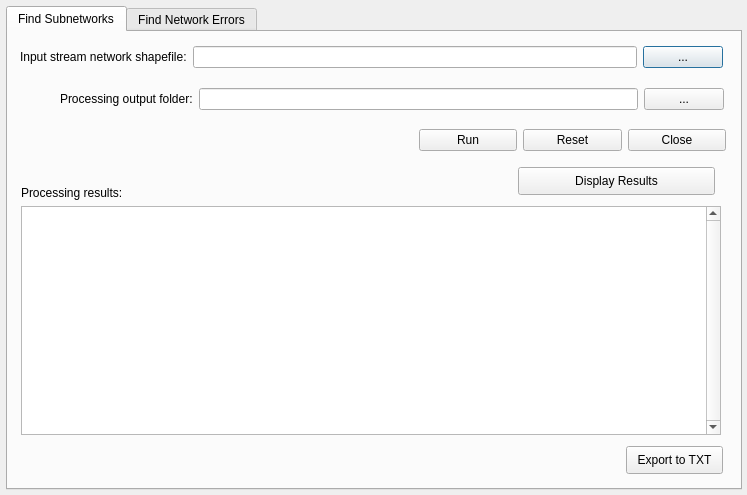
<?xml version="1.0" encoding="UTF-8"?>
<ui version="4.0">
 <class>GNATDialogBase</class>
 <widget class="QDialog" name="GNATDialogBase">
  <property name="geometry">
   <rect>
    <x>0</x>
    <y>0</y>
    <width>747</width>
    <height>495</height>
   </rect>
  </property>
  <property name="windowTitle">
   <string>GNaT</string>
  </property>
  <widget class="QTabWidget" name="tabWidget">
   <property name="geometry">
    <rect>
     <x>6</x>
     <y>6</y>
     <width>736</width>
     <height>484</height>
    </rect>
   </property>
   <property name="currentIndex">
    <number>0</number>
   </property>
   <widget class="QWidget" name="FindSubnetworks">
    <attribute name="title">
     <string>Find Subnetworks</string>
    </attribute>
    <widget class="QWidget" name="layoutWidget">
     <property name="geometry">
      <rect>
       <x>12</x>
       <y>9</y>
       <width>703</width>
       <height>32</height>
      </rect>
     </property>
     <layout class="QHBoxLayout" name="horizontalLayout_2">
      <item>
       <widget class="QLabel" name="lblInput_2">
        <property name="text">
         <string>Input stream network shapefile:</string>
        </property>
       </widget>
      </item>
      <item>
       <layout class="QHBoxLayout" name="horizontalLayout_7">
        <item>
         <widget class="QLineEdit" name="txtInputNetwork_2">
          <property name="toolTip">
           <string>Shapefile representing a stream network which serves as the primary input for the Build Network tool.</string>
          </property>
         </widget>
        </item>
        <item>
         <widget class="QPushButton" name="btnBrowseInput_2">
          <property name="text">
           <string>...</string>
          </property>
         </widget>
        </item>
       </layout>
      </item>
     </layout>
    </widget>
    <widget class="QWidget" name="layoutWidget_2">
     <property name="geometry">
      <rect>
       <x>52</x>
       <y>51</y>
       <width>664</width>
       <height>32</height>
      </rect>
     </property>
     <layout class="QHBoxLayout" name="horizontalLayout_9">
      <item>
       <widget class="QLabel" name="lblOutput_2">
        <property name="focusPolicy">
         <enum>Qt::StrongFocus</enum>
        </property>
        <property name="text">
         <string>Processing output folder:</string>
        </property>
       </widget>
      </item>
      <item>
       <layout class="QHBoxLayout" name="horizontalLayout_10">
        <item>
         <widget class="QLineEdit" name="txtOutputFolder_2">
          <property name="toolTip">
           <string>&lt;html&gt;&lt;head/&gt;&lt;body&gt;&lt;p&gt;A folder or directory which where tool outputs will be written. The outputs include:&lt;/p&gt;&lt;p&gt;- stream network line shapefile, with network IDs added as a new attribute field&lt;/p&gt;&lt;p&gt;- stream network nodes point shapefile, representing nodes within the network&lt;/p&gt;&lt;/body&gt;&lt;/html&gt;</string>
          </property>
         </widget>
        </item>
        <item>
         <widget class="QPushButton" name="btnBrowseOutput_2">
          <property name="text">
           <string>...</string>
          </property>
         </widget>
        </item>
       </layout>
      </item>
     </layout>
    </widget>
    <widget class="QPlainTextEdit" name="txtResults">
     <property name="geometry">
      <rect>
       <x>13</x>
       <y>174</y>
       <width>700</width>
       <height>229</height>
      </rect>
     </property>
     <property name="verticalScrollBarPolicy">
      <enum>Qt::ScrollBarAlwaysOn</enum>
     </property>
     <property name="readOnly">
      <bool>true</bool>
     </property>
    </widget>
    <widget class="QWidget" name="layoutWidget_4">
     <property name="geometry">
      <rect>
       <x>411</x>
       <y>93</y>
       <width>307</width>
       <height>30</height>
      </rect>
     </property>
     <layout class="QHBoxLayout" name="horizontalLayout_12">
      <item>
       <widget class="QPushButton" name="btnRun_2">
        <property name="text">
         <string>Run</string>
        </property>
        <property name="default">
         <bool>true</bool>
        </property>
       </widget>
      </item>
      <item>
       <widget class="QPushButton" name="btnReset_2">
        <property name="text">
         <string>Reset</string>
        </property>
       </widget>
      </item>
      <item>
       <widget class="QPushButton" name="btnClose_2">
        <property name="text">
         <string>Close</string>
        </property>
       </widget>
      </item>
     </layout>
    </widget>
    <widget class="QLabel" name="lblResultsTxt">
     <property name="geometry">
      <rect>
       <x>13</x>
       <y>153</y>
       <width>111</width>
       <height>16</height>
      </rect>
     </property>
     <property name="text">
      <string>Processing results:</string>
     </property>
    </widget>
    <widget class="QPushButton" name="btnExportToTxt">
     <property name="geometry">
      <rect>
       <x>618</x>
       <y>414</y>
       <width>97</width>
       <height>28</height>
      </rect>
     </property>
     <property name="text">
      <string>Export to TXT</string>
     </property>
    </widget>
    <widget class="QPushButton" name="btnDisplayResults_2">
     <property name="geometry">
      <rect>
       <x>510</x>
       <y>135</y>
       <width>197</width>
       <height>28</height>
      </rect>
     </property>
     <property name="text">
      <string>Display Results</string>
     </property>
    </widget>
   </widget>
   <widget class="QWidget" name="tab_2">
    <attribute name="title">
     <string>Find Network Errors</string>
    </attribute>
   </widget>
  </widget>
 </widget>
 <resources/>
 <connections/>
</ui>
